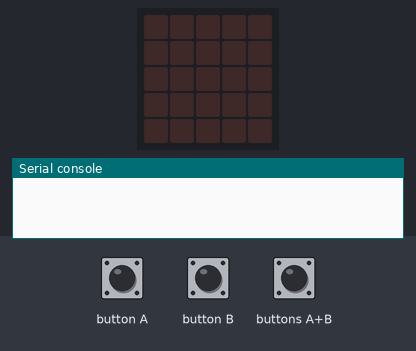
A program run on a simulated BBC micro:bit (MakeCode). Shown: the board's 5×5 LED display, the last lines printed to the serial console. The inputs (shaded band) are chosen by the test bench. No radio messages arrive unless stated (any console line starting 'radio sent:' is added by the test bench).

Above: at 1.2 s.
1.3 s: button A pressed for 0.15 s
At 1.9 s:
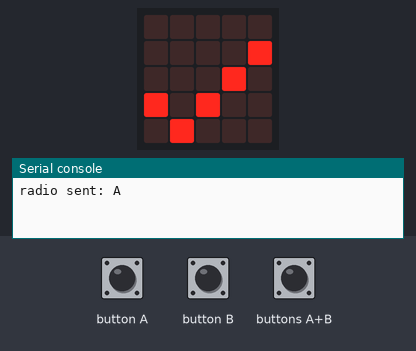
2.9 s: button B pressed for 0.15 s
At 4.2 s:
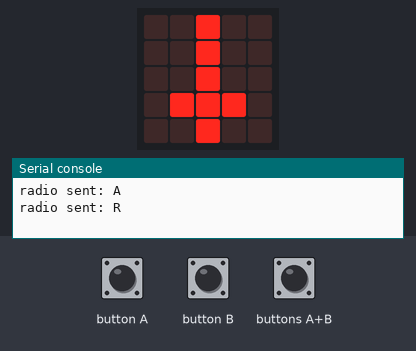
4.5 s: buttons A+B pressed for 0.15 s
At 5.6 s:
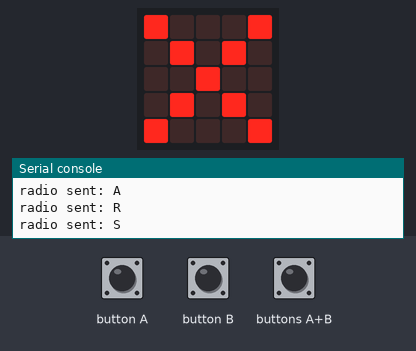
Timing chart, 0 to 7.5 s (numbered marks = the images above; inputs shaded):
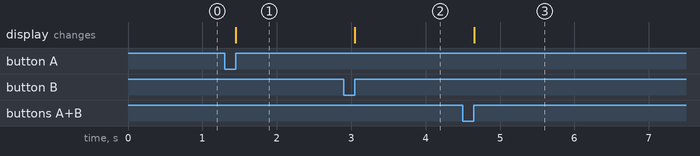

Measured:
- after the input at 1.3 s, the display: changes after 0.15 s (image 1)
- after the input at 2.9 s, the display: changes after 0.15 s (image 2)
- after the input at 4.5 s, the display: changes after 0.15 s (image 3)

The program:

main.ts
```typescript
input.onButtonPressed(Button.A, function () {
    radio.sendString("A")
    basic.showIcon(IconNames.Yes)
})
input.onButtonPressed(Button.AB, function () {
    radio.sendString("S")
    basic.showIcon(IconNames.No)
})
input.onButtonPressed(Button.B, function () {
    radio.sendString("R")
    basic.showIcon(IconNames.Sword)
})
radio.setGroup(1)
basic.forever(function () {

})
```

test.ts
```typescript
// les tests vont ici ; cela ne sera pas compilé si ce paquet est utilisé en tant qu'extension.
```
